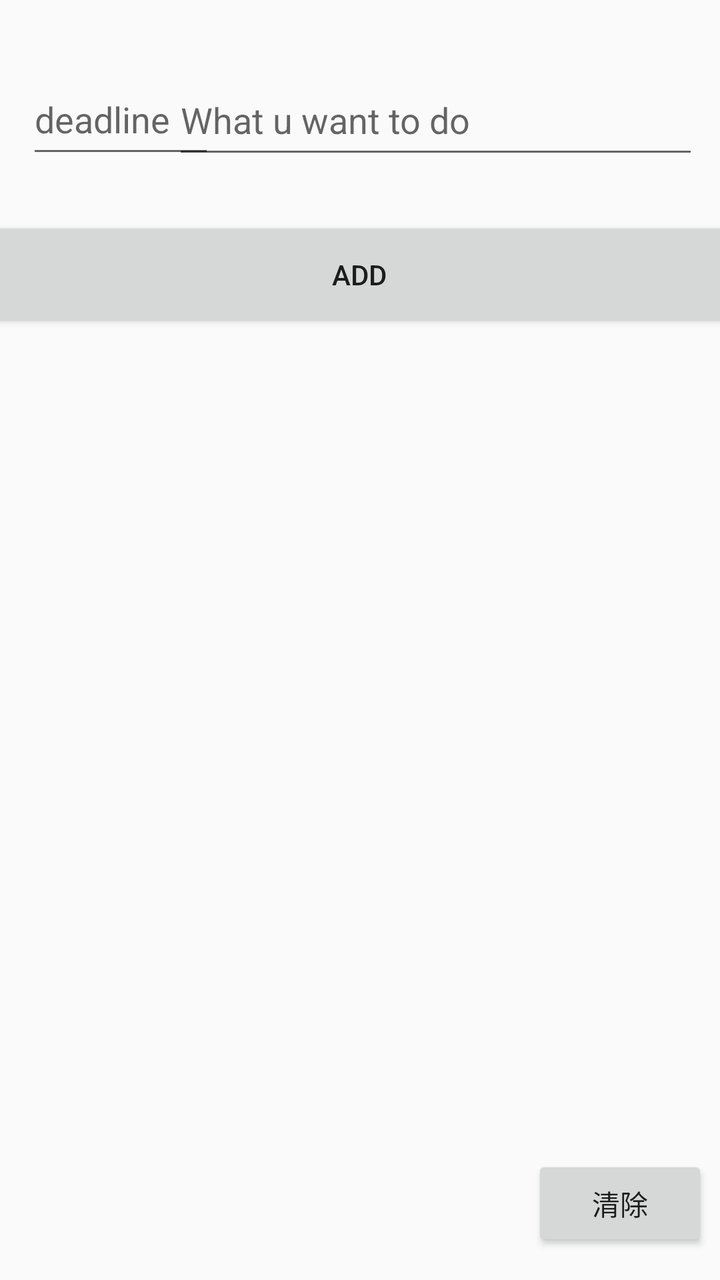
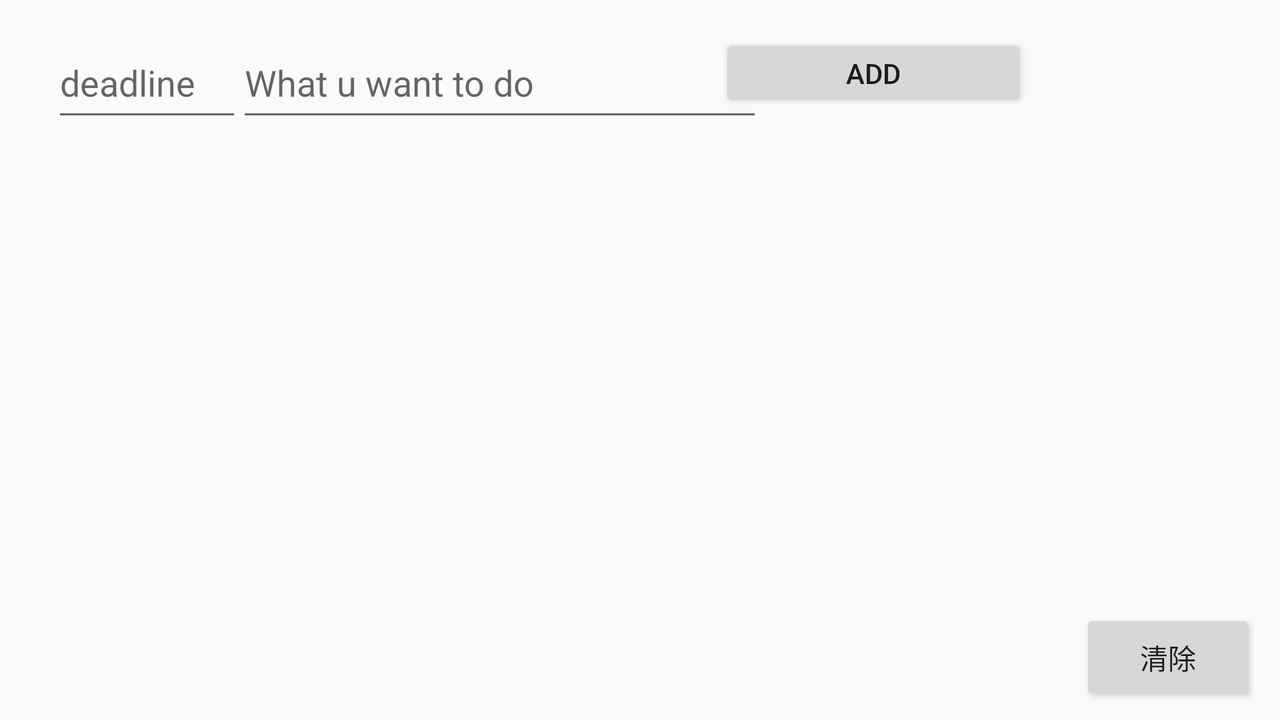

Compare how this app lays out the same screen by default and in its alternative resource folder. The renders come first, then the two layout files and the values they reference.
<!-- AndroidManifest.xml: application theme Theme.Finalhw -->
<!-- res/layout/bei.xml -->
<?xml version="1.0" encoding="utf-8"?>
<androidx.constraintlayout.widget.ConstraintLayout xmlns:android="http://schemas.android.com/apk/res/android"
    xmlns:app="http://schemas.android.com/apk/res-auto"
    android:layout_width="match_parent"
    android:layout_height="match_parent">

    <Button
        android:id="@+id/bclear"
        android:layout_width="wrap_content"
        android:layout_height="wrap_content"
        android:onClick="bconclick"
        android:text="@string/btn_clean"
        app:layout_constraintBottom_toBottomOf="parent"
        app:layout_constraintEnd_toEndOf="parent"
        app:layout_constraintHorizontal_bias="0.978"
        app:layout_constraintStart_toStartOf="parent"
        app:layout_constraintTop_toTopOf="parent"
        app:layout_constraintVertical_bias="0.976" />

    <androidx.recyclerview.widget.RecyclerView
        android:id="@+id/recyclerView"
        android:layout_width="365dp"
        android:layout_height="503dp"
        app:layout_constraintBottom_toBottomOf="parent"
        app:layout_constraintEnd_toEndOf="parent"
        app:layout_constraintHorizontal_bias="0.652"
        app:layout_constraintStart_toStartOf="parent"
        app:layout_constraintTop_toBottomOf="@+id/binsert2"
        app:layout_constraintVertical_bias="0.257" />

    <Button
        android:id="@+id/binsert2"
        android:layout_width="376dp"
        android:layout_height="58dp"
        android:onClick="bionclick"
        android:text="@string/btn_add"
        app:layout_constraintBottom_toBottomOf="parent"
        app:layout_constraintEnd_toEndOf="parent"
        app:layout_constraintHorizontal_bias="0.542"
        app:layout_constraintStart_toStartOf="parent"
        app:layout_constraintTop_toBottomOf="@+id/ed_do"
        app:layout_constraintVertical_bias="0.048" />

    <EditText
        android:id="@+id/ed_dead"
        android:layout_width="94dp"
        android:layout_height="52dp"
        android:ems="10"
        android:hint="@string/tvdeadline"
        android:inputType="textPersonName"
        app:layout_constraintBottom_toTopOf="@+id/binsert2"
        app:layout_constraintEnd_toEndOf="parent"
        app:layout_constraintHorizontal_bias="0.05"
        app:layout_constraintStart_toStartOf="parent"
        app:layout_constraintTop_toTopOf="parent"
        app:layout_constraintVertical_bias="0.571" />

    <EditText
        android:id="@+id/ed_do"
        android:layout_width="263dp"
        android:layout_height="52dp"
        android:ems="10"
        android:hint="@string/what_u_want_to_do"
        android:inputType="textPersonName"

        app:layout_constraintBottom_toBottomOf="parent"
        app:layout_constraintEnd_toEndOf="parent"
        app:layout_constraintHorizontal_bias="0.891"
        app:layout_constraintStart_toStartOf="parent"
        app:layout_constraintTop_toTopOf="parent"
        app:layout_constraintVertical_bias="0.055" />
</androidx.constraintlayout.widget.ConstraintLayout>
<!-- resources referenced by this layout -->
<resources>
  <string name="btn_add">ADD</string>
  <string name="btn_clean">清除</string>
  <string name="tvdeadline">deadline</string>
  <string name="what_u_want_to_do">What u want to do</string>
  <style name="Theme.Finalhw" parent="Theme.MaterialComponents.DayNight.DarkActionBar.Bridge">
          
          <item name="colorPrimary">@color/purple_500</item>
          <item name="colorPrimaryVariant">@color/purple_700</item>
          <item name="colorOnPrimary">@color/white</item>
          
          <item name="colorSecondary">@color/teal_200</item>
          <item name="colorSecondaryVariant">@color/teal_700</item>
          <item name="colorOnSecondary">@color/black</item>
          
          <item name="android:statusBarColor" tools:targetApi="l">?attr/colorPrimaryVariant</item>
          
      </style>
  <color name="purple_500">#FF6200EE</color>
  <color name="purple_700">#FF3700B3</color>
  <color name="white">#FFFFFFFF</color>
  <color name="teal_200">#FF03DAC5</color>
  <color name="teal_700">#FF018786</color>
  <color name="black">#FF000000</color>
</resources>
<!-- res/layout-land/bei.xml (the repository's variant of the layout above) -->
<!-- drawn on the phone turned sideways -->
<?xml version="1.0" encoding="utf-8"?>
<androidx.constraintlayout.widget.ConstraintLayout xmlns:android="http://schemas.android.com/apk/res/android"
    xmlns:app="http://schemas.android.com/apk/res-auto"
    xmlns:tools="http://schemas.android.com/tools"
    android:layout_width="match_parent"
    android:layout_height="match_parent">

    <Button
        android:id="@+id/bclear"
        android:layout_width="wrap_content"
        android:layout_height="wrap_content"
        android:onClick="bconclick"
        android:text="@string/btn_clean"
        app:layout_constraintBottom_toBottomOf="parent"
        app:layout_constraintEnd_toEndOf="parent"
        app:layout_constraintHorizontal_bias="0.978"
        app:layout_constraintStart_toStartOf="parent"
        app:layout_constraintTop_toTopOf="parent"
        app:layout_constraintVertical_bias="0.976" />

    <androidx.recyclerview.widget.RecyclerView
        android:id="@+id/recyclerView"
        android:layout_width="539dp"
        android:layout_height="263dp"
        app:layout_constraintBottom_toBottomOf="parent"
        app:layout_constraintEnd_toEndOf="parent"
        app:layout_constraintHorizontal_bias="0.124"
        app:layout_constraintStart_toStartOf="parent"
        app:layout_constraintTop_toBottomOf="@+id/ed_do"
        app:layout_constraintVertical_bias="0.391" />

    <Button
        android:id="@+id/binsert2"
        android:layout_width="154dp"
        android:layout_height="39dp"
        android:onClick="bionclick"
        android:text="@string/btn_add"
        app:layout_constraintBottom_toBottomOf="parent"
        app:layout_constraintEnd_toEndOf="parent"
        app:layout_constraintHorizontal_bias="0.74"
        app:layout_constraintStart_toStartOf="parent"
        app:layout_constraintTop_toTopOf="parent"
        app:layout_constraintVertical_bias="0.053" />

    <EditText
        android:id="@+id/ed_dead"
        android:layout_width="95dp"
        android:layout_height="52dp"
        android:ems="10"
        android:hint="@string/tvdeadline"
        android:inputType="textPersonName"
        app:layout_constraintBottom_toBottomOf="parent"
        app:layout_constraintEnd_toEndOf="parent"
        app:layout_constraintHorizontal_bias="0.048"
        app:layout_constraintStart_toStartOf="parent"
        app:layout_constraintTop_toTopOf="parent"
        app:layout_constraintVertical_bias="0.044" />

    <EditText
        android:id="@+id/ed_do"
        android:layout_width="263dp"
        android:layout_height="52dp"
        android:ems="10"
        android:hint="@string/what_u_want_to_do"
        android:inputType="textPersonName"

        app:layout_constraintBottom_toBottomOf="parent"
        app:layout_constraintEnd_toEndOf="parent"
        app:layout_constraintHorizontal_bias="0.314"
        app:layout_constraintStart_toStartOf="parent"
        app:layout_constraintTop_toTopOf="parent"
        app:layout_constraintVertical_bias="0.044" />
</androidx.constraintlayout.widget.ConstraintLayout>
